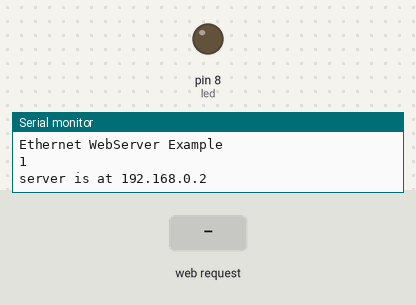
Recording of a sketch running on a simulated Arduino Uno, built for the host (arithmetic inside an expression is 32-bit, double 64-bit). On the bench: output pins drawn as LEDs (lit = HIGH), the last lines printed to the serial monitor. The inputs (shaded band) are chosen by the test bench. WiFi joins after 1.5 s; servers stay silent unless stated.

Above: at 1.2 s.
1.3 s: HTTP request GET /buttonon received
At 1.7 s:
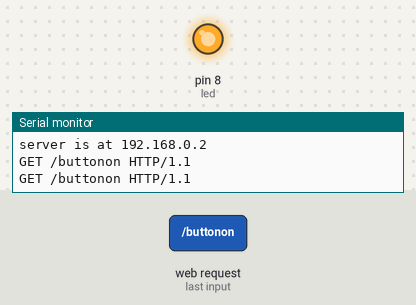
2.8 s: HTTP request GET /buttonoff received
At 4.1 s:
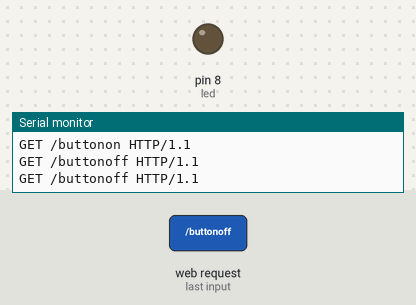
Timing chart, 0 to 5.8 s (numbered marks = the images above; inputs shaded):
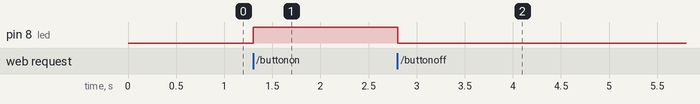

The sketch:

try101.ino
```cpp
#include <Ethernet.h>
#include <SPI.h>


// Enter a MAC address and IP address for your controller below.
// The IP address will be dependent on your local network:
byte mac[] = {0xDE, 0xAD, 0xBE, 0xEF, 0xFE, 0xED};

IPAddress ip(192, 168, 0, 2);

// Initialize the Ethernet server library
// with the IP address and port you want to use
// (port 80 is default for HTTP):
EthernetServer server(80);


String readString;
int led = 8;

void setup() {

pinMode(8, OUTPUT);


 //pinMode(2, INPUT);
//digitalWrite(4, HIGH);
 // You can use Ethernet.init(pin) to configure the CS pin
   Ethernet.init(10);  // Most Arduino shields
 //Ethernet.init(5);   // MKR ETH shield
 //Ethernet.init(0);   // Teensy 2.0
 //Ethernet.init(20);  // Teensy++ 2.0
 //Ethernet.init(15);  // ESP8266 with Adafruit Featherwing Ethernet
 //Ethernet.init(33);  // ESP32 with Adafruit Featherwing Ethernet

 // Open serial communications and wait for port to open:
 Serial.begin(9600);
 while (!Serial) {
   // wait for serial port to connect. Needed for native USB port only
 }
 Serial.println("Ethernet WebServer Example");

 // start the Ethernet connection and the server:
 Ethernet.begin(mac, ip);

 // Check for Ethernet hardware present
 if (Ethernet.hardwareStatus() == EthernetNoHardware) {
   Serial.println("Ethernet shield was not found.  Sorry, can't run without hardware. :(");
   while (true) {
     delay(1); // do nothing, no point running without Ethernet hardware
   }
 }
 Serial.println(Ethernet.linkStatus());
 if (Ethernet.linkStatus() == LinkOFF) {
   Serial.println("Ethernet cable is not connected.");
 }

 // start the server
 server.begin();
 Serial.print("server is at ");
 Serial.println(Ethernet.localIP());
}


void loop() {

  EthernetClient client = server.available();

 if (client) {
   while(client.connected()) {
     if (client.available()) {
       char c = client.read() ;
       Serial.print(c);


      if(readString.length() <100) {
         readString += c;
         }

      if(c == '\n') {
       Serial.print(readString);
       client.println("<HTTP/1.1 200 OK>");
       client.println("<Connection-Type:text/texthtml>");
       client.println("<Connection: close>");
       client.println("");

       client.println("<!DOCTYPE html>");
       client.println("<html>");
       client.println("<head>");
       client.println("<title>ITITITinc Labs</title>");
       client.println("<title>ITITITinc Labs</title>");
       client.println("</head>");
       client.println("<body>");
       client.println("<a href=\"/?buttonon\"\"><button>LED ON</button></a>");
       client.println("<a href=\"/?buttonoff\"\"><button>LED off</button></a>");
         client.println("<FORM ACTION='/' method=get >");

          client.println("Pin 4 'on' or 'off': <INPUT TYPE=TEXT NAME='LED' VALUE='' SIZE='25' MAXLENGTH='50'><BR>");

          client.println("<INPUT TYPE=SUBMIT NAME='submit' VALUE='Change Pin 4!'>");

          client.println("</FORM>");
       client.println("<body style=background-color:#1f1f1f;color=white>");


       if (readString.indexOf("buttonon")>=0) {
        client.println("Making LED high.");
         digitalWrite(led, HIGH);

       }
        if (readString.indexOf("buttonoff")>=0) {
        client.println("Making LED low.");

         digitalWrite(led, LOW);
       }

       delay(1);
       client.stop();
       readString = "";
      }
     }
   }
 }
}
```

Measured:
- after the input at 1.3 s, pin 8 (led): LOW → HIGH at once
- after the input at 2.8 s, pin 8 (led): HIGH → LOW at once
